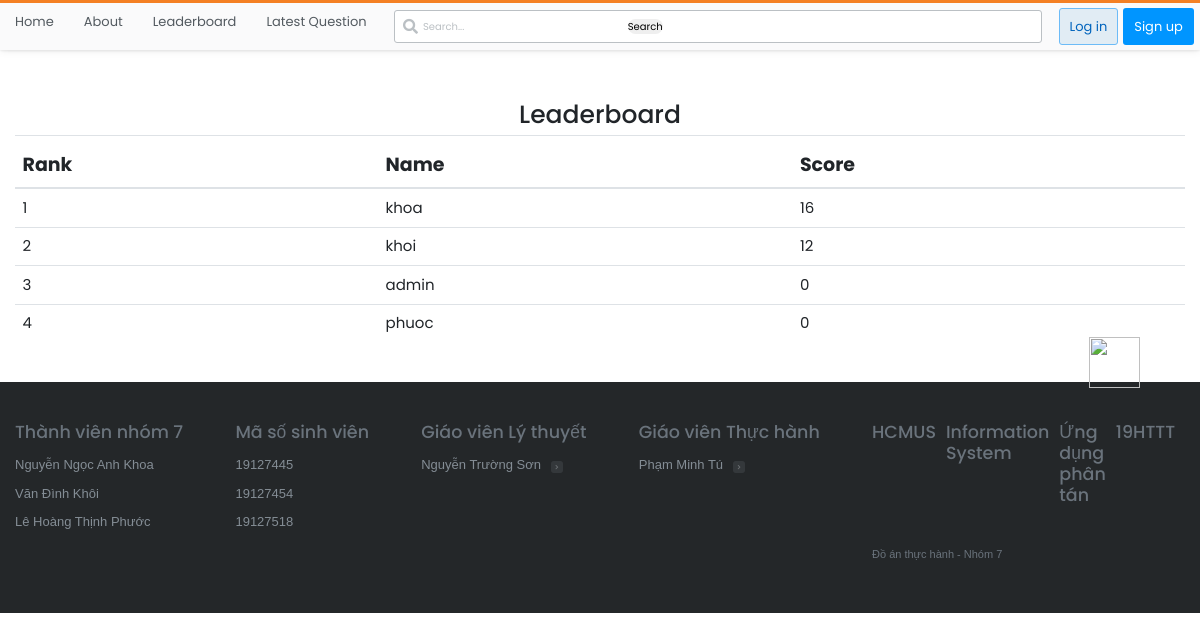
Page /leaderboard/ on the committed database.
### stackusers/models.py (models this page shows, shortened)
class Profile(models.Model):
    user = models.OneToOneField(User, on_delete=models.CASCADE)
    bio = models.CharField(max_length=1000)
    phone = models.IntegerField(null=True, blank=True)
    image = models.ImageField(default='default.jpg', upload_to="profile_pic")
    score = models.PositiveIntegerField(default=0)  # New field for the score

### stackbase/views.py (the view)
# urls.py: path('leaderboard/', views.leaderboard, name='leaderboard'),
def leaderboard(request):
    profiles = Profile.objects.annotate(rank=F('score')).order_by('-score')
    return render(request, 'stackbase/chart.html', {'profiles': profiles})

### stackbase/templates/stackbase/chart.html (shortened to what this page needs)
{% extends 'base.html' %} {% block content %}
<!DOCTYPE html>
<html lang="en">
  <head>
  </head>
  <body>
    <div class="container">
      <div id="sub-nav">
        <h1>Leaderboard</h1>
      </div>
      <table class="table">
        <thead>
          <tr>
            <th id="fh3">Rank</th>
            <th id="fh3">Name</th>
            <th id="fh3">Score</th>
          </tr>
        </thead>
        <tbody>
          {% for profile in profiles %}
          <tr>
            <td id = "fh6">{{ forloop.counter }}</td>
            <td id = "fh6">{{ profile.user.username }}</td>
            <td id = "fh6">{{ profile.score }}</td>
          </tr>
          {% endfor %}
        </tbody>
      </table>
      <br> </br>
    </div>
  </body>
</html>
{% endblock content %}

### static/main.css (style rules this page uses)
:root { --white: #fff; --black: #0c0d0e; --orange: #f48024; --yellow: #fbf2d4; --green: #5eba7d; --blue: #0077cc; --powder: #e1ecf4; --red: #d1383d; --black-025: #fafafb; --black-050: #eff0f1; --black-075: #e4e6e8; --black-100: #d6d9dc; --black-150: #c8ccd0; --black-200: #bbc0c4; --black-300: #9fa6ad; --black-350: #9199a1; --black-400: #848d95; --black-500: #6a737c; --black-600: #535a60; --black-700: #3c4146; --black-750: #2f3337; --black-800: #242729; --black-900: #0c0d0e; --orange-050: #fff7f2; --orange-100: #fee3cf; --orange-200: #fcd0ad; --orange-300: #f7aa6d; --orange-400: #f48024; --orange-500: #f2720c; --orange-600: #da670b; --orange-700: #bd5c00; --orange-800: #a35200; --orange-900: #874600; --blue-050: #f2f9ff; --blue-100: #cfeafe; --blue-200: #addafc; --blue-300: #6cbbf7; --blue-400: #379fef; --blue-500: #0095ff; --blue-600: #0077cc; --blue-700: #0064bd; --blue-800: #0054a3; --blue-900: #004487; --powder-050: #f4f8fb; --powder-100: #e1ecf4; --powder-200: #d1e5f1; --powder-300: #b3d3ea; --powder-400: #a0c7e4; --powder-500: #7aa7c7; --powder-600: #5b8db1; --powder-700: #39739d; --powder-800: #2c5777; --powder-900: #1e3c52; --green-025: #eef8f1; --green-050: #dcf0e2; --green-100: #cae8d4; --green-200: #a6d9b7; --green-300: #82ca9a; --green-400: #5eba7d; --green-500: #48a868; --green-600: #3d8f58; --green-700: #2f6f44; --green-800: #29603b; --green-900: #1e472c; --yellow-050: #fdf7e3; --yellow-100: #fbf2d4; --yellow-200: #f1e5bc; --yellow-300: #e6d178; --yellow-400: #e9c63f; --yellow-500: #ddb624; --yellow-600: #cea51b; --yellow-700: #b89516; --yellow-800: #9f8010; --yellow-900: #826a0b; --red-050: #fdf3f4; --red-100: #f9d3d7; --red-200: #f4b4bb; --red-300: #e87c87; --red-400: #de535e; --red-500: #d1383d; --red-600: #c02d2e; --red-700: #ac2726; --red-800: #942121; --red-900: #7a1819; --gold: #ffcc01; --gold-lighter: #fff4d1; --gold-darker: #f1b600; --silver: #b4b8bc; --silver-lighter: #e8e8e8; --silver-darker: #9a9c9f; --bronze: #caa789; --bronze-lighter: #f2e9e1; --bronze-darker: #ab825f; --fc-dark: #0c0d0e; --fc-medium: #3c4146; --fc-light: #6a737c; --focus-ring: rgba(0,149,255,0.15); --focus-ring-success: rgba(166,217,183,0.4); --focus-ring-warning: rgba(233,198,63,0.4); --focus-ring-error: rgba(192,45,46,0.15); --focus-ring-muted: rgba(36,39,41,0.1); --bs-sm: 0 1px 2px rgba(0,0,0,0.05),0 1px 4px rgba(0,0,0,0.05),0 2px 8px rgba(0,0,0,0.05); --bs-md: 0 1px 3px rgba(0,0,0,0.06),0 2px 6px rgba(0,0,0,0.06),0 3px 8px rgba(0,0,0,0.09); --bs-lg: 0 1px 4px rgba(0,0,0,0.09),0 3px 8px rgba(0,0,0,0.09),0 4px 13px rgba(0,0,0,0.13); --scrollbar: rgba(0,0,0,0.2); --highlight-bg: #f6f6f6; --highlight-color: #2f3337; --highlight-comment: #656e77; --highlight-punctuation: var(--black-600); --highlight-namespace: #b75501; --highlight-attribute: #015692; --highlight-literal: #b75501; --highlight-symbol: #803378; --highlight-keyword: #015692; --highlight-variable: #54790d; --highlight-addition: #2f6f44; --highlight-deletion: #c02d2e; --dark-blue:#2b2d6e; --magnolia:#f7f6f9; }
*, *::before, *::after { margin: 0; padding: 0; box-sizing: border-box; }
html { font-family: Arial, "Helvetica Neue", Helvetica, sans-serif; font-size: 10px; color: var(--black-800); }
.container { width: 100%; max-width: 126.4rem; margin: 0 auto; padding: 0 1.5rem; }

### rows in the picture
Profile: user.username "khoa", score "16"
Profile: user.username "khoi", score "12"
Profile: user.username "admin", score "0"
Profile: user.username "phuoc", score "0"
